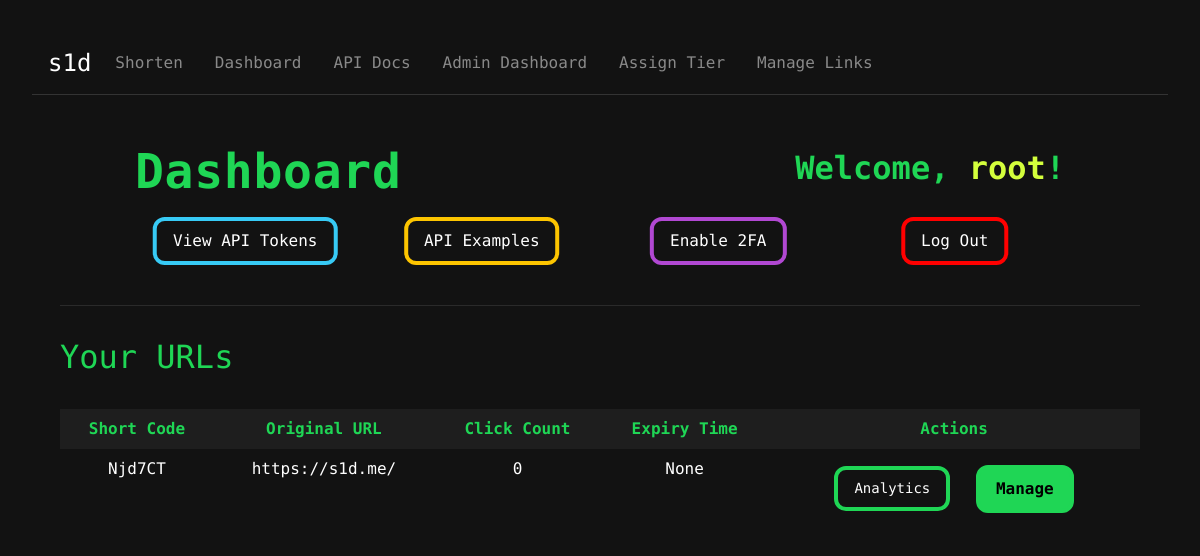
The app's page /dashboard (signed in) with its own data.
### tables this page shows
CREATE TABLE users (
                id INTEGER PRIMARY KEY AUTOINCREMENT,
                username TEXT UNIQUE NOT NULL,
                password TEXT NOT NULL,
                email TEXT UNIQUE NOT NULL,
                tier TEXT DEFAULT 'free',
                two_factor_secret TEXT,
                api_token TEXT,
                salt TEXT,
                recovery_codes TEXT,
                created_at TIMESTAMP DEFAULT CURRENT_TIMESTAMP
            );

CREATE TABLE url_mapping (
                short_code TEXT PRIMARY KEY,
                original_url TEXT,
                ip_address TEXT,
                click_count INTEGER DEFAULT 0,
                api_token TEXT,
                expiry_time TIMESTAMP,
                password TEXT,
                user_id INTEGER,
                FOREIGN KEY(user_id) REFERENCES users(id)
            );

### app.py (the view)
@app.route('/dashboard')
@login_required
def dashboard():
    user_id = current_user.id
    conn = get_db_connection(DATABASE)
    urls = conn.execute('SELECT * FROM url_mapping WHERE user_id = ?', (user_id,)).fetchall()
    user = conn.execute('SELECT two_factor_secret FROM users WHERE id = ?', (user_id,)).fetchone()
    conn.close()
    two_factor_enabled = bool(user['two_factor_secret'])
    return render_template('dashboard.html', urls=urls, two_factor_enabled=two_factor_enabled)

### app.py (called while the page is built)
@login_manager.user_loader
def load_user(user_id):
    conn = get_db_connection(DATABASE)
    user = conn.execute('SELECT * FROM users WHERE id = ?', (user_id,)).fetchone()
    conn.close()
    if user:
        return User(user['id'], user['username'], user['password'], user['email'], user['tier'], user['two_factor_secret'], user['salt'])
    return None

def get_db_connection(db_name):
    conn = sqlite3.connect(db_name)
    conn.row_factory = sqlite3.Row
    return conn

### app/templates/dashboard.html (shortened to what this page needs)
<!DOCTYPE html>
<html lang="en">
<head>
    <link rel="stylesheet" href="https://stackpath.bootstrapcdn.com/bootstrap/4.5.2/css/bootstrap.min.css">
</head>
<body>
    <nav class="navbar navbar-expand-lg navbar-dark">
        <a class="navbar-brand" href="{{ url_for('home') }}">s1d</a>
        <div class="collapse navbar-collapse" id="navbarNav">
            <ul class="navbar-nav">
                <li class="nav-item">
                    <a class="nav-link" href="{{ url_for('index') }}">Shorten</a>
                </li>
                {% if current_user.is_authenticated %}
                <li class="nav-item">
                    <a class="nav-link" href="{{ url_for('dashboard') }}">Dashboard</a>
                </li>
                {% else %}
                <li class="nav-item">
                    <a class="nav-link" href="{{ url_for('login') }}">Login</a>
                </li>
                {%endif%}
                <li class="nav-item">
                    <a class="nav-link" href="{{ url_for('api') }}">API Docs</a>
                </li>
                {% if current_user.tier == 'admin' %}
                <li class="nav-item">
                    <a class="nav-link" href="{{ url_for('admin_dashboard') }}">Admin Dashboard</a>
                </li>
                <li class="nav-item">
                    <a class="nav-link" href="{{ url_for('assign_tier') }}">Assign Tier</a>
                </li>
                <li class="nav-item">
                    <a class="nav-link" href="{{ url_for('admin_manage_links') }}">Manage Links</a>
                </li>
                {% endif %}
            </ul>
        </div>
    </nav>
    <div class="container mt-5">
        <div class="header-grid">
            <h1 class="title">Dashboard</h1>
            <p class="username">Welcome, <span class="inner-username">{{ current_user.username }}</span>!</p>
        </div>
        <div class="section-grid">
            <div>
                <a href="{{ url_for('api_tokens') }}" class="btn apitok">View API Tokens</a>
            </div>
            <div>
                <a href="{{ url_for('api') }}" class="btn apiex">API Examples</a>
            </div>
            {% if two_factor_enabled %}
            <div>
                <form action="{{ url_for('disable_2fa') }}" method="POST">
                    <button type="submit" class="btn tfa">Disable 2FA</button>
                </form>
            </div>
            {% else %}
            <div>
                <a href="{{ url_for('enable_2fa') }}" class="btn tfa">Enable 2FA</a>
            </div>
            {% endif %}
            <div>
                <a href="{{ url_for('logout') }}" class="btn logout">Log Out</a>
            </div>
        </div>
    </div>
        <hr>
        <div class="table-container">
        <h2>Your URLs</h2>
        <table class="table table-bordered">
            <thead>
                <tr>
                    <th>Short Code</th>
                    <th>Original URL</th>
                    <th>Click Count</th>
                    <th>Expiry Time</th>
                    <th>Actions</th>
                </tr>
            </thead>
            <tbody>
                {% for url in urls %}
                <tr>
                    <td>{{ url.short_code }}</td>
                    <td>{{ url.original_url }}</td>
                    <td>{{ url.click_count }}</td>
                    <td>{{ url.expiry_time }}</td>
                    <td>
                        <a href="{{ url_for('link_analytics', short_code=url.short_code) }}" class="btn btn-sm">Analytics</a>
                        <a href="{{ url_for('manage_link', code=url.short_code) }}" class="btn btn-sm manage">Manage</a>
                    </td>
                </tr>
                {% endfor %}
            </tbody>
        </table>
        </div>
</body>
</html>

### app/templates/dashboard.html (style rules this page uses)
body { background-color: #121212; color: #1fd655; font-family: "LXGW WenKai Mono TC", monospace; margin: 2rem; }
.title { font-size: 3rem; font-weight: 800; letter-spacing: 0.06vw; }
.navbar { background-color: #121212; border-bottom: 1px solid #333; }
.navbar-brand { color: #1fd655; font-size: 1.5rem; }
.navbar-nav .nav-link { color: #1fd655; margin-right: 1rem; }
.container { max-width: 80vw; margin: auto; }
.table { width: 100%; border-collapse: collapse; margin-top: 2rem; background-color: #121212; }
.table th, .table td { padding: 0.5rem; word-wrap: break-all; }
.table th { text-align: center; color: #1fd655; }
.table td { margin-top: 10px; color: #fff; max-width: 48ch; word-break: break-all; overflow-wrap: break-word; text-align: center; }
.btn { background-color: transparent; color: #fff; border: solid #1fd655 0.5vh; padding: 0.5rem 1rem; border-radius: 0.75rem; cursor: pointer; margin: 0.5rem; text-decoration: none; transition: background-color 0.3s ease; }
table, th, td { border: none!important; }
tr { margin: 10px; border-radius: 0.75em; }
.username { font-size: 2rem; font-weight: 600; }
.inner-username { color: #d4ff3c; }
.header-grid { display: grid; grid-template-columns: 1fr 1fr; align-items: center; margin-bottom: 2rem; }
.header-grid .title { text-align: left; }
.header-grid .username { text-align: right; }
.section-grid { display: grid; grid-template-columns: repeat(auto-fit, minmax(150px, 1fr)); align-items: center; gap: 1rem; margin-top: 2rem; }
.section-grid .btn { margin: auto; position: relative; top: 50%; left: 50%; transform: translate(-50%, -50%); }
hr { margin-bottom: 2rem; color: #fff; background-color: #2f2f2f; height: 0.06vw; width: 90vw; }
.manage { background-color: #1fd655; color: black; font-weight: 600; font-size: 1em; }
.logout { border-color: red; }
.tfa { border-color: #b148d2; }
thead { border-radius: 0.75em!important; background-color: #1e1e1e; }
.table-container { width: 90vw; margin: auto; }
.apitok { border-color: #37caf5; }
.apiex { border-color:#fdc500; }

### records on screen
users: username "root"
url_mapping: short_code "Njd7CT", original_url "https://s1d.me/", click_count "0", expiry_time "None"
